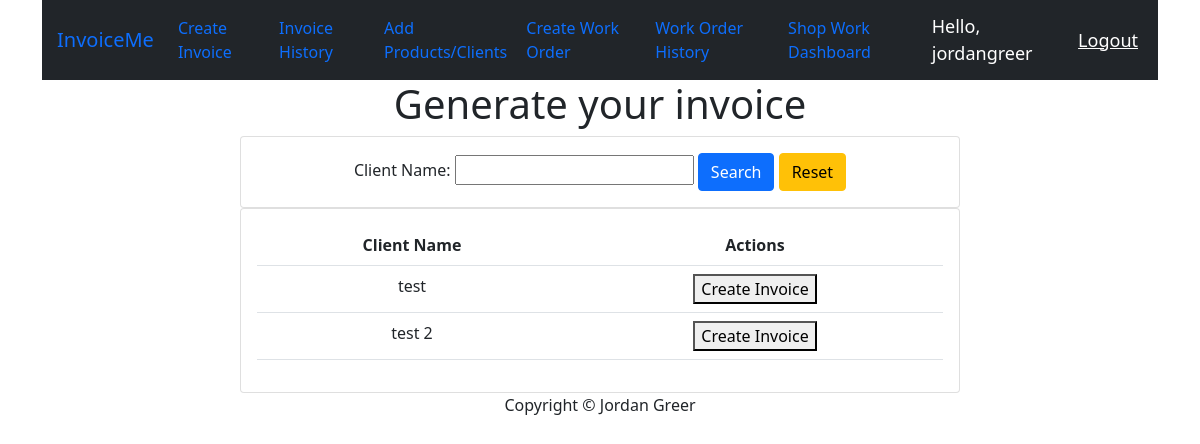
The app's page /createInvoice/ (signed in), older data.
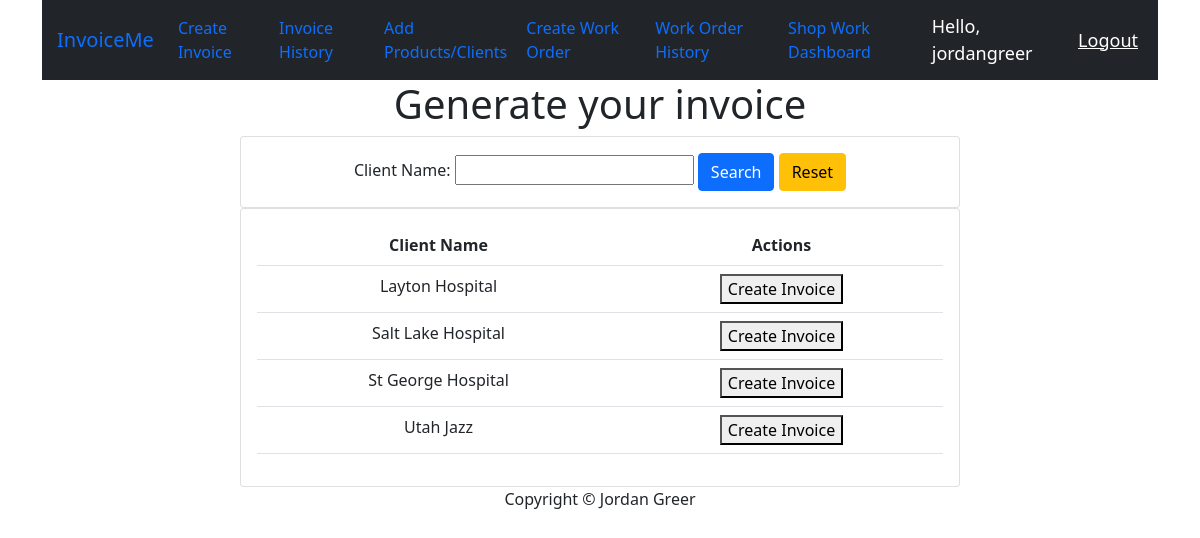
The same page, newer data.
### invoice/models.py (models this page shows, shortened)
class Client(models.Model):
    name = models.CharField(max_length=100)
    email = models.EmailField()
    phone = models.CharField(max_length=20)
    address = models.TextField()
    tax = models.FloatField(max_length=10, default= 0.0)
    created_by = models.CharField(max_length=100, blank=True, null=True)

### invoice/views.py (the view)
# urls.py: path('createInvoice/', views.createInvoice, name='createInvoice'),
@login_required(login_url='invoice:loginPage')
def createInvoice(request):
    clients = Client.objects.all()
    clientFilter = ClientFilter(request.GET, queryset=clients)
    clients = clientFilter.qs
    if request.method == 'POST':
        form = InvoiceForm(request.POST)
        if form.is_valid():
            client_id = form.cleaned_data['client'].id
            today = date.today()
            invoice_date_str = today.strftime('%Y-%m-%d')
            api_payload = {
                "client": client_id,
                "invoice_date": invoice_date_str,
                "items": [],
                "status": "Draft"
            }
            api_url = f'{settings.SITE_URL}/invoice/api/createInvoice/'
            print(api_url)
            print("test")
            print(api_payload)
            try:
                response = requests.post(api_url, json=api_payload)
                if response.status_code == 201:  # Replace with the appropriate status code
                    response_data = json.loads(response.text)
                    invoice_id = response_data.get('invoice_num')
                    print(response_data)
                    print(invoice_id)
                    return redirect('invoice:addItems', invoice_id)
                else:
                    return render(request, 'invoice/createInvoice.html', {'form': form, 'error_message': 'Failed to create invoice'})
            except requests.exceptions.RequestException as e:
                return HttpResponse('Error: {}'.format(e), status=500)
    else:
        form = InvoiceForm()
    context = {
        'form': form,
        'clients': clients,
        'clientFilter': clientFilter
    }
    return render(request, 'invoice/createInvoice.html', context)

### invoice/forms.py
class InvoiceForm(forms.Form):
    client = forms.ModelChoiceField(queryset=Client.objects.all(), empty_label=None)

### invoice/templates/invoice/createInvoice.html (shortened to what this page needs)
{% extends "base/base.html" %}
{% block content %}
<h1>Generate your invoice</h1>
<div class="row">
    <div class="col-2"></div>
    <div class="col-md-8">
        <div>
            <div class="card card-body">
                <form method="get" action="{% url 'invoice:createInvoice' %}" id="filter-form">
                    {{ clientFilter.form }}
                    <button class="btn btn-primary" type="submit">Search</button>
                    <a class="btn btn-warning" href="{% url 'invoice:createInvoice' %}">Reset</a>
                </form>
            </div>
        </div>
        <div class="card card-body">
            <table class="table">
                <tr>
                    <th>Client Name</th>
                    <th>Actions</th>
                </tr>
                {% for i in clients %}
                <tr>
                    <form method="post" action="{% url 'invoice:createInvoice' %}">
                        <td>{{ i.name }}</td>
                        <td>
                            <button type="submit">Create Invoice</button>
                        </td>
                    </form>
                </tr>
                {% endfor %}
            </table>
        </div>
    </div>
    <div class="col-2"></div>
</div>
{% endblock content %}

Row changes from the older to the newer data that the page shows:
removed Client: name "test"
removed Client: name "test 2"
added Client: name "Layton Hospital"
added Client: name "Salt Lake Hospital"
added Client: name "St George Hospital"
added Client: name "Utah Jazz"
